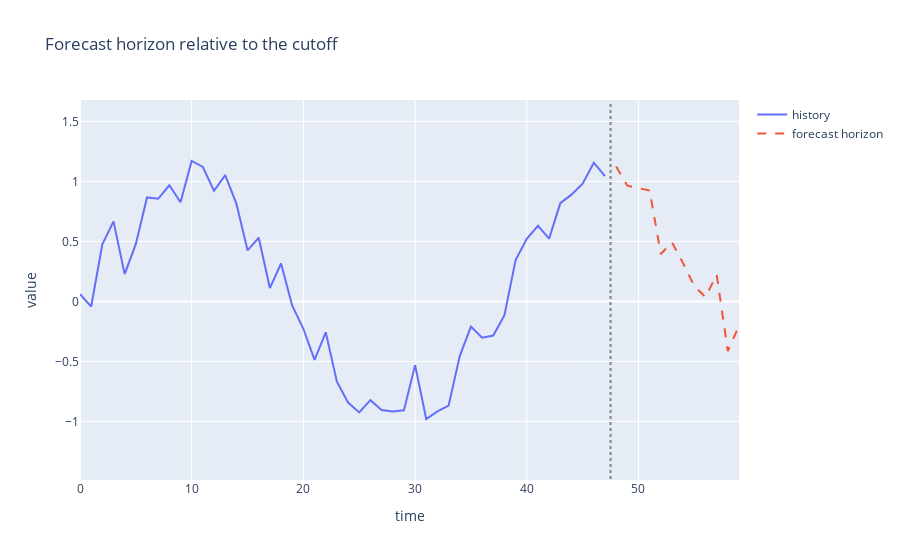

This figure's notebook cell:
### Code cell
import numpy as np
import plotly.graph_objects as go

rng = np.random.default_rng(42)
t = np.arange(60)
y = np.sin(t / 6) + 0.2 * rng.normal(size=t.size)

fh = 12
cutoff = len(t) - fh

fig = go.Figure()
fig.add_trace(
    go.Scatter(x=t[:cutoff], y=y[:cutoff], mode="lines", name="history")
)
fig.add_trace(
    go.Scatter(
        x=t[cutoff:],
        y=y[cutoff:],
        mode="lines",
        name="forecast horizon",
        line=dict(dash="dash"),
    )
)
fig.add_shape(
    type="line",
    x0=cutoff - 0.5,
    x1=cutoff - 0.5,
    y0=min(y) - 0.5,
    y1=max(y) + 0.5,
    line=dict(color="gray", dash="dot"),
)
fig.update_layout(
    title="Forecast horizon relative to the cutoff",
    xaxis_title="time",
    yaxis_title="value",
)
fig.show()

### Figure 1 — Plotly figure (JSON) as saved in the notebook; plotly's stock layout.template omitted (floating-point values rounded to 4 significant figures)
{"data": [{"mode": "lines", "name": "history", "type": "scatter", "x": [0, 1, 2, 3, 4, 5, 6, 7, 8, 9, 10, 11, 12, 13, 14, 15, 16, 17, 18, 19, 20, 21, 22, 23, 24, 25, 26, 27, 28, 29, 30, 31, 32, 33, 34, 35, 36, 37, 38, 39, 40, 41, 42, 43, 44, 45, 46, 47], "y": [0.06094, -0.0421, 0.4773, 0.6675, 0.2282, 0.4797, 0.867, 0.8562, 0.9686, 0.8269, 1.171, 1.121, 0.9225, 1.053, 0.8166, 0.4266, 0.531, 0.1116, 0.3168, -0.03506, -0.2275, -0.487, -0.2568, -0.6688, -0.8425, -0.9252, -0.8226, -0.9044, -0.9164, -0.9065, -0.5306, -0.9799, -0.9158, -0.8683, -0.455, -0.209, -0.3022, -0.2843, -0.1148, 0.3452, 0.5228, 0.6314, 0.5239, 0.8194, 0.8908, 0.9817, 1.157, 1.045]}, {"line": {"dash": "dash"}, "mode": "lines", "name": "forecast horizon", "type": "scatter", "x": [48, 49, 50, 51, 52, 53, 54, 55, 56, 57, 58, 59], "y": [1.125, 0.965, 0.9451, 0.9247, 0.3961, 0.4936, 0.318, 0.1275, 0.03629, 0.2238, -0.4127, -0.2036]}], "layout": {"shapes": [{"line": {"color": "gray", "dash": "dot"}, "type": "line", "x0": 47.5, "x1": 47.5, "y0": -1.48, "y1": 1.671}], "title": {"text": "Forecast horizon relative to the cutoff"}, "xaxis": {"title": {"text": "time"}}, "yaxis": {"title": {"text": "value"}}}}
